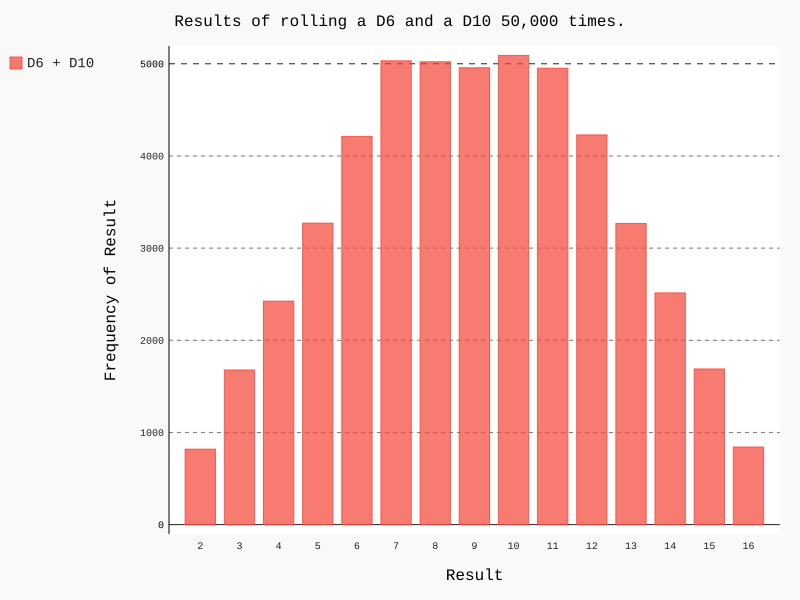

This figure's Python source:
import pygal

from die import Die

# Create a D6 and a D10.
die_1 = Die()
die_2 = Die(10)

# Make some rolls, and store results in a list.
results = []
for roll_num in range(50000):
    result = die_1.roll() + die_2.roll()
    results.append(result)

# Analyze the results.
frequencies = []
max_result = die_1.num_sides + die_2.num_sides
for value in range(2, max_result+1):
    frequency = results.count(value)
    frequencies.append(frequency)

# Visualize the results.
hist = pygal.Bar()

hist.title = "Results of rolling a D6 and a D10 50,000 times."
hist.x_labels = ['2', '3', '4', '5', '6', '7', '8', '9', '10', '11', '12',
                 '13', '14', '15', '16']
hist.x_title = "Result"
hist.y_title = "Frequency of Result"

hist.add('D6 + D10', frequencies)
hist.render_to_file('dice_visual.svg')
